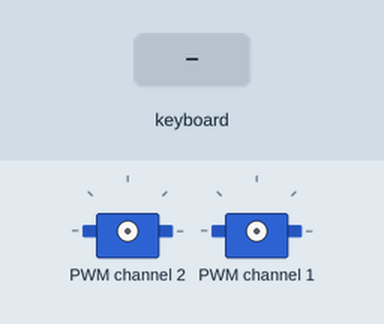
This program was run on a simulated Raspberry Pi (BCM pin numbers). Shown: 2 × servo. The inputs (shaded band) are chosen by the test bench. Servo angles are drawn from the pulse width (0.5 ms = 0°, 2.5 ms = 180°); what the program prints to the terminal is not drawn. At 8.8 s the program stops and its outputs stay as they are.

Above: at 1.2 s.
1.3 s: key "-" typed on the keyboard
2.8 s: key down typed on the keyboard
At 3.2 s:
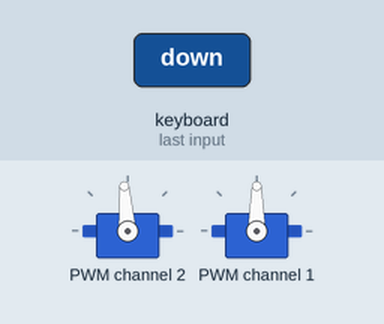
4.3 s: key left typed on the keyboard
At 5.5 s:
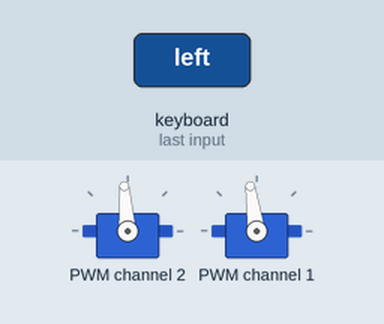
5.8 s: key left typed on the keyboard
At 6.7 s:
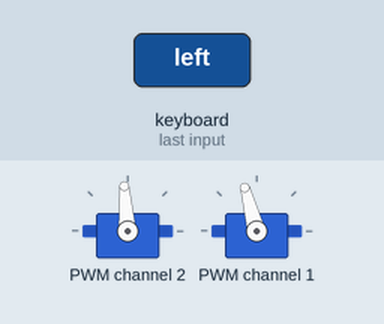
7.3 s: key up typed on the keyboard
At 7.8 s:
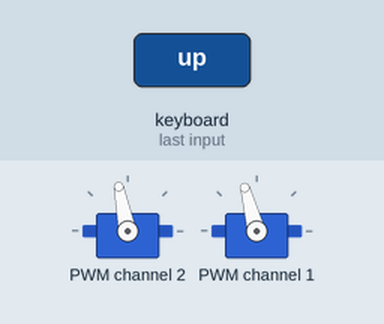
8.8 s: key "q" typed on the keyboard
At 9.5 s:
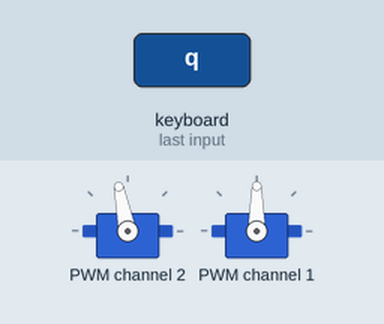
Timing chart, 0 to 10.3 s (numbered marks = the images above; inputs shaded):
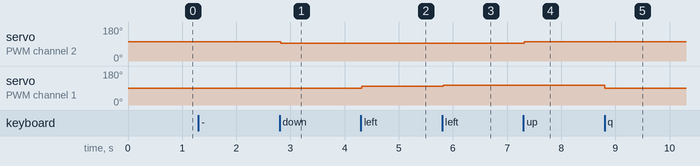

The program:

drive.py
```python
import curses, sys, os, time
#Servo controller connected to IC2
import Adafruit_PCA9685
pwm = Adafruit_PCA9685.PCA9685()
pwm.set_pwm_freq(60)
from time import sleep

#ESC Brushles motor states: direction, on/off
toggleState = 400
init_throttle = 400
delta_throttle = 20
driving = False
if init_throttle > toggleState:
    dir = 1
else:
    dir =-1


#max values for throttle:
fwdmax = 600
revmin = 200

arm = 0

#steering pwm values for Servo
steering_center = 370
steering_max_left = 530
steering_min_right = 210
delta_steering = 20

#control values for servo and esc
throttle_pwm = init_throttle
steering_pwm = steering_center

#user interface
screen = curses.initscr()
curses.noecho()
curses.cbreak()
screen.keypad(True)


def printscreen():
        # The command os.system('clear') clears the screen.
        os.system('clear')
        print("============ RC car controller ============\r")
        print(u"\u2191/\u2193: accelerate/brake\r")
        print(u"\u2190/\u2192: left/right\r")
        print("q:   stops the motor and exit\r")
        print("s:   start the program\r")


while True:
    printscreen()
    char = screen.getch()

    if char == ord('q'):
        pwm.set_pwm(2, 0, toggleState)
        pwm.set_pwm(1, 0, steering_center)

        break
    elif char == ord('-'):
        steering_pwm = steering_center


    elif char == ord('s'):
        driving = True

    elif char == curses.KEY_UP:

        if throttle_pwm == init_throttle:
            time.sleep(0.2)

        if throttle_pwm + delta_throttle < fwdmax:
            throttle_pwm += delta_throttle
            if throttle_pwm > toggleState and dir < 0:
                pwm.set_pwm(2,0,toggleState)
                dir = 1
                print(dir)


    elif char == curses.KEY_DOWN:
        #if throttle_pwm == init_throttle:# and not driving:
            #time.sleep(0.2)
            #continue
        if throttle_pwm +delta_throttle > revmin:
            throttle_pwm -= delta_throttle
            if throttle_pwm <= toggleState and dir > 0:
                pwm.set_pwm(2,0,toggleState)
                sleep(0.1)
                pwm.set_pwm(2,0,200)
                sleep(0.2)
                dir = -1
                print(dir)
                sleep(0.1)

    elif char == curses.KEY_RIGHT:
        #print('right')
        steering_pwm -= delta_steering
        if steering_pwm < steering_min_right:
            steering_pwm = steering_min_right

    elif char == curses.KEY_LEFT:
        print('left')
        steering_pwm += delta_steering
        if steering_pwm > steering_max_left:
            steering_pwm = steering_min_left

    printscreen()
    print(throttle_pwm)
    pwm.set_pwm(2, 0, throttle_pwm)
    pwm.set_pwm(1, 0, steering_pwm)
    sleep(0.01)


curses.nocbreak(); screen.keypad(0); curses.echo()
curses.endwin()
```

Measured:
- after the input at 2.8 s, servo on PWM channel 2: 101° → 94° at once
- after the input at 4.3 s, servo on PWM channel 1: 90° → 98° at once
- after the input at 5.8 s, servo on PWM channel 1: 98° → 105° at once
- after the input at 7.3 s, servo on PWM channel 2: 94° → 101° at once
- after the input at 8.8 s, servo on PWM channel 1: 105° → 90° at once
